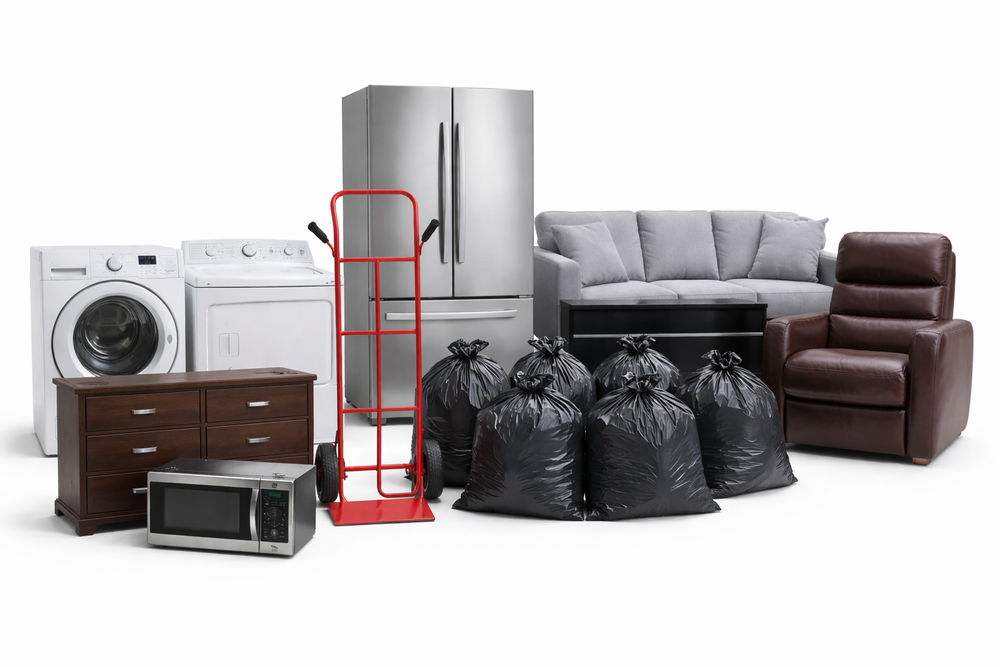
#> input picture img/pricing/load-half.jpg.png, 1000 x 667 px, shrunk from 1536 x 1024 before the run, given in place of f150-power-junk-side.png, which was not available
$ python remove_background.py
#> lines starting #> are read from the running program, lines starting #| are printed output that depends on the picture; after the words box and inside, x2 and y2 are one past the last pixel; in counts of white or black regions, pixels touching at a corner belong together
#!/usr/bin/env python3
"""
Remove white background from F-150 truck image
"""

try:
    from PIL import Image
    import numpy as np

    print("=" * 70)
    print("  POWER JUNK - Removendo fundo branco da F-150")
    print("=" * 70)
    print()

    # Paths
    input_path = r"C:\Users\Acer\Desktop\Power Junk & Bins CO. LTD\claude\powerjunk-site\wp-content\uploads\2026\02\f150-power-junk-side.png"
    output_path = r"C:\Users\Acer\Desktop\Power Junk & Bins CO. LTD\claude\powerjunk-site\wp-content\uploads\2026\02\f150-power-junk-side.png"

    print(f"📂 Carregando: {input_path}")

    # Open image
    img = Image.open(input_path).convert("RGBA")

    # Get image data
    data = np.array(img)

    # Define white threshold (pixels that are mostly white)
    # RGB values above this threshold will be considered white
    threshold = 240

    # Create mask for white pixels
    # Check if R, G, and B are all above threshold
    white_mask = (data[:, :, 0] > threshold) & \
                 (data[:, :, 1] > threshold) & \
                 (data[:, :, 2] > threshold)
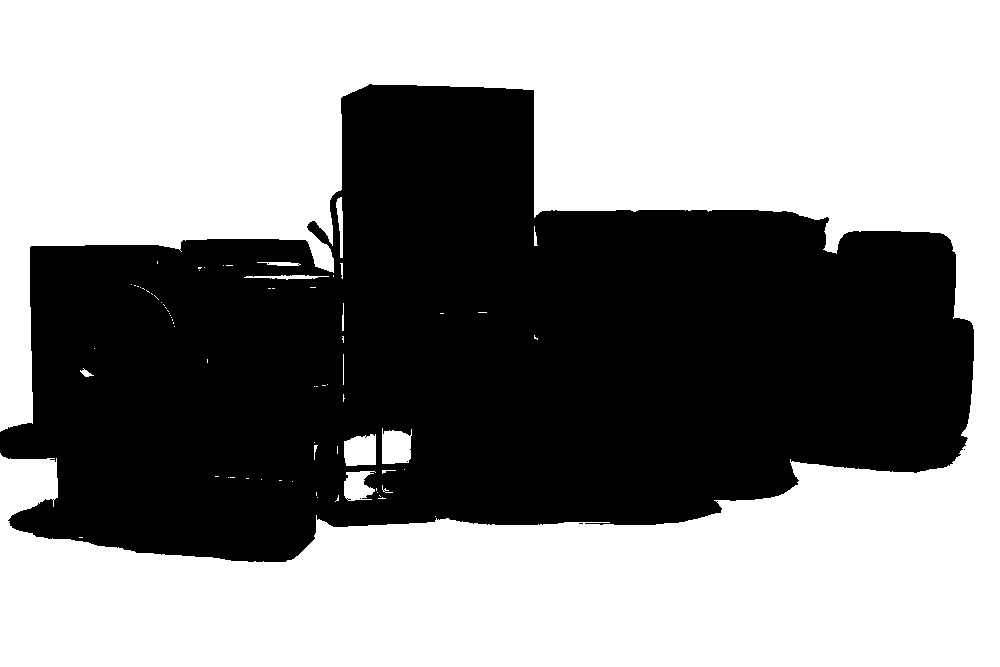
#> white_mask: shape (667, 1000) bool; 55.7% white; 6 black regions (5 under 20 px), largest, box (x1, y1, x2, y2) and area: (0, 84, 974, 562) 295378

    # Set alpha channel to 0 (transparent) for white pixels
    data[white_mask, 3] = 0

    # Create new image
    result = Image.fromarray(data, 'RGBA')

    print(f"💾 Salvando: {output_path}")

    # Save with transparency
    result.save(output_path, 'PNG', optimize=True)

    print()
    print("=" * 70)
    print("✅ SUCESSO! Fundo branco removido!")
    print("=" * 70)
    print()
    print("🚚 Agora abra o site e pressione CTRL+SHIFT+R")
    print("   A F-150 vai aparecer SEM fundo branco!")
    print()

except ImportError as e:
    print("=" * 70)
    print("⚠️  INSTALANDO BIBLIOTECAS NECESSÁRIAS...")
    print("=" * 70)
    print()
    print("Execute este comando:")
    print()
    print("  pip install pillow numpy")
    print()
    print("Erro:", str(e))

except Exception as e:
    print(f"❌ Erro: {e}")
    import traceback
    traceback.print_exc()

print()
input("Pressione ENTER para sair...")

$ run again, on img/pricing/load-min.jpg.png
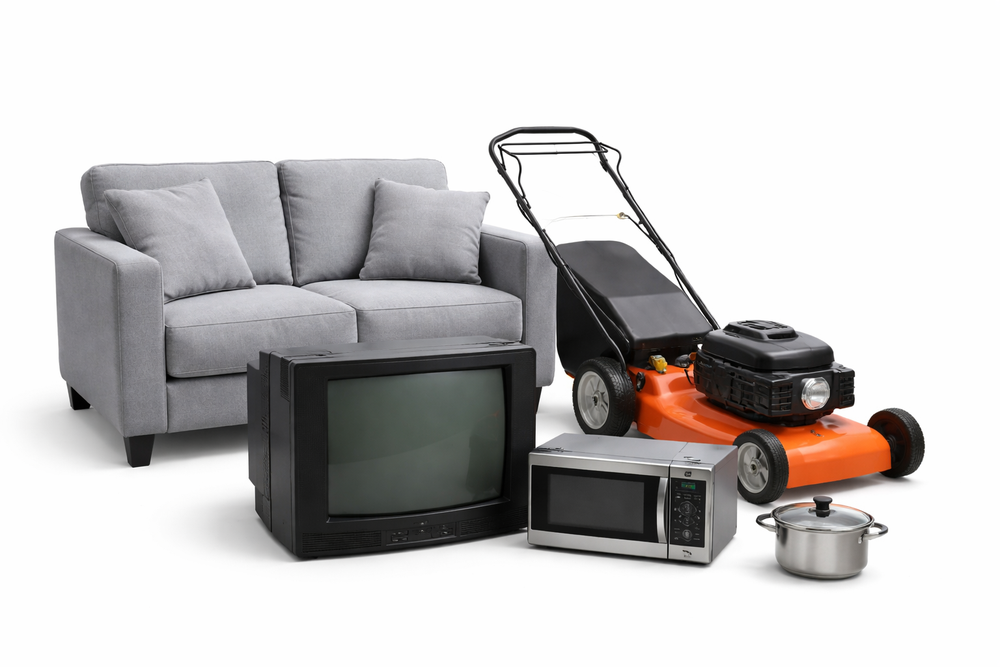
#> input picture img/pricing/load-min.jpg.png, 1000 x 667 px, shrunk from 1536 x 1024 before the run, given in place of f150-power-junk-side.png, which was not available
#> `white_mask = (data[:, :, 0] > threshold) & \ (data[:, :, 1] > threshol..`:
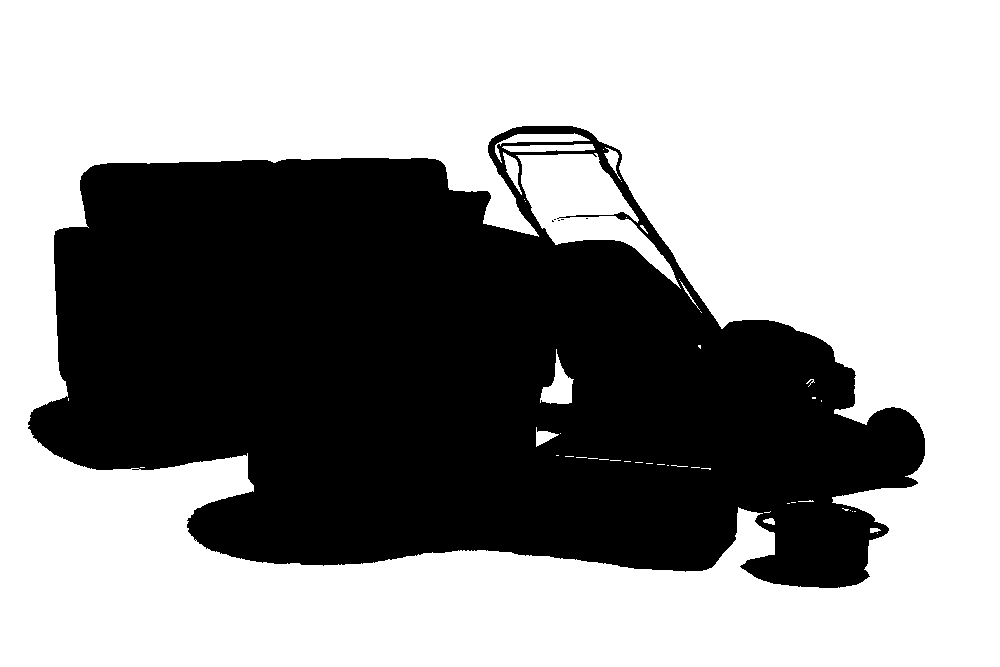
#> white_mask: shape (667, 1000) bool; 60.1% white; 6 black regions (5 under 20 px), largest, box (x1, y1, x2, y2) and area: (28, 126, 925, 588) 266239
